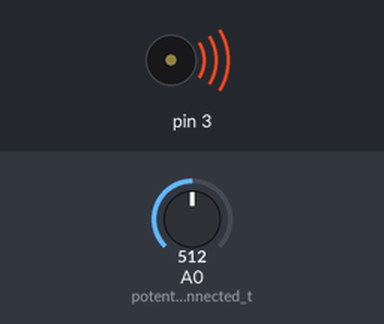
Bench run of a sketch on a simulated Arduino Uno, built with avr-gcc and run on an emulated ATmega328P. Parts: buzzer (waves = sounding). Inputs (shaded band) come from the test bench; at power-on: A0 (potentiometer_connected_t) = 512.

Above: at 1.2 s.
1.3 s: A0 (potentiometer_connected_t) set to 0
At 2.1 s:
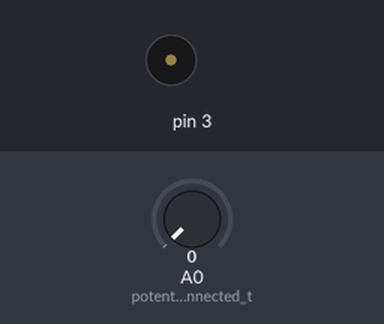
2.8 s: A0 (potentiometer_connected_t) set to 122
At 3.3 s:
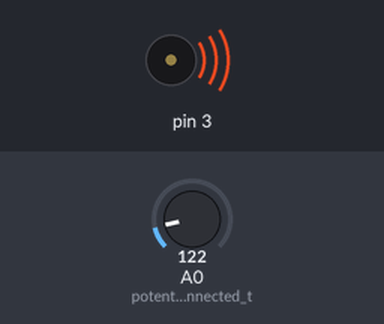
Timing chart, 0 to 5.8 s (numbered marks = the images above; inputs shaded):
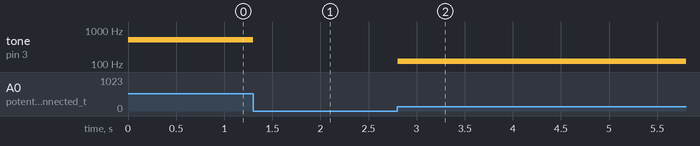

The sketch:

buzzer_potentiometer_UNO.ino
```cpp
/*
  Buzzer frequency mapping to potentiometer knob

  Turns a buzzer on for one second, then off for one second, repeatedly.
*/
// the setup function runs once when you press reset or power the board
//Uses Tone and NoTOne functions
void setup() {
  // initialize digital pin 3 as an output.
  pinMode(3, OUTPUT);
  pinMode(A0, INPUT);// potentiometer connected to A0
}

// the loop function runs over and over again forever
void loop() {
  int pot_val = analogRead(A0);
  int freq = map(pot_val,0,1023,0,1023);
  tone(3, freq) ; // turn the buzzer on at 600Hz frequency
  delay(5);                      // wait for half second


}
```

Measured:
- after the input at 1.3 s, tone on pin 3: 512 Hz → silent at once
- after the input at 2.8 s, tone on pin 3: silent → 122 Hz at once
